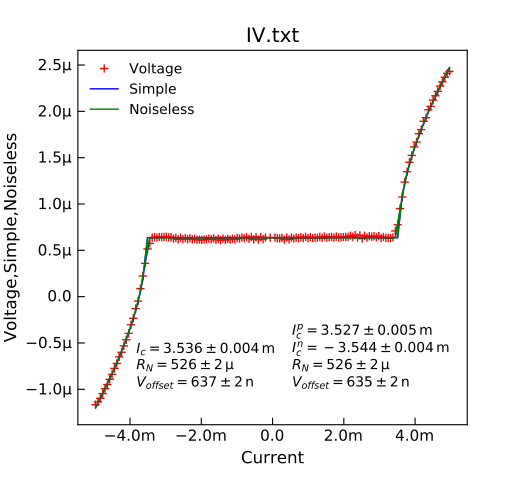

Source code (Python):
#!/usr/bin/env python3
# -*- coding: utf-8 -*-
"""
Fit IV data to various RSJ models
"""

from Stoner import Data, __home__
from Stoner.Fit import RSJ_Noiseless, RSJ_Simple

import os

os.chdir(os.path.join(__home__, "..", "doc", "samples", "Fitting"))

data = Data("data/IV.txt", setas={"x": "Current", "y": "Voltage"})

# Fit data with both versions of the RSJ model
data.lmfit(RSJ_Simple, result=True, header="Simple", prefix="simple")
data.lmfit(RSJ_Noiseless, result=True, header="Noiseless", prefix="noiseless")

# Set column assignments and plot the data and fits
data.setas = {"x": "Current", "y": ["Voltage", "Simple", "Noiseless"]}
data.plot(fmt=["r+", "b-", "g-"])

# Annotate fits
data.annotate_fit(
    RSJ_Simple, prefix="simple", mode="eng", x=0.15, y=0.1, fontsize="small"
)
data.annotate_fit(
    RSJ_Noiseless,
    prefix="noiseless",
    mode="eng",
    x=0.55,
    y=0.1,
    fontsize="small",
)
